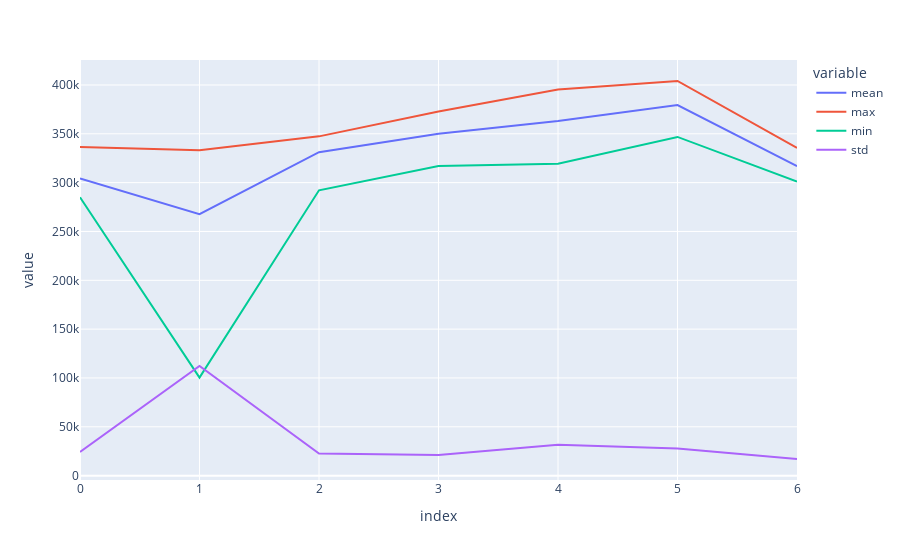

Notebook cell for this chart:
### Code cell
fig = px.line(grouped_day, y=grouped_day.columns[1:])
fig.show()

### Figure 1 — Plotly figure (JSON) as saved in the notebook; plotly's stock layout.template omitted (floating-point values rounded to 4 significant figures)
{"data": [{"hovertemplate": "variable=mean<br>index=%{x}<br>value=%{y}<extra></extra>", "legendgroup": "mean", "line": {"color": "#636efa", "dash": "solid"}, "mode": "lines", "name": "mean", "orientation": "v", "showlegend": true, "type": "scatter", "x": [0, 1, 2, 3, 4, 5, 6], "xaxis": "x", "y": [304200, 267700.0, 331200.0, 350200.0, 363100.0, 379425, 316806], "yaxis": "y"}, {"hovertemplate": "variable=max<br>index=%{x}<br>value=%{y}<extra></extra>", "legendgroup": "max", "line": {"color": "#EF553B", "dash": "solid"}, "mode": "lines", "name": "max", "orientation": "v", "showlegend": true, "type": "scatter", "x": [0, 1, 2, 3, 4, 5, 6], "xaxis": "x", "y": [336424, 333134, 347375, 372857, 395404, 404061, 335470], "yaxis": "y"}, {"hovertemplate": "variable=min<br>index=%{x}<br>value=%{y}<extra></extra>", "legendgroup": "min", "line": {"color": "#00cc96", "dash": "solid"}, "mode": "lines", "name": "min", "orientation": "v", "showlegend": true, "type": "scatter", "x": [0, 1, 2, 3, 4, 5, 6], "xaxis": "x", "y": [284983, 100325, 292140, 316923, 319347, 346805, 300980], "yaxis": "y"}, {"hovertemplate": "variable=std<br>index=%{x}<br>value=%{y}<extra></extra>", "legendgroup": "std", "line": {"color": "#ab63fa", "dash": "solid"}, "mode": "lines", "name": "std", "orientation": "v", "showlegend": true, "type": "scatter", "x": [0, 1, 2, 3, 4, 5, 6], "xaxis": "x", "y": [24270.0, 112400.0, 22560.0, 21250.0, 31600.0, 27890.0, 17030.0], "yaxis": "y"}], "layout": {"legend": {"title": {"text": "variable"}, "tracegroupgap": 0}, "margin": {"t": 60}, "xaxis": {"anchor": "y", "domain": [0, 1], "title": {"text": "index"}}, "yaxis": {"anchor": "x", "domain": [0, 1], "title": {"text": "value"}}}}
